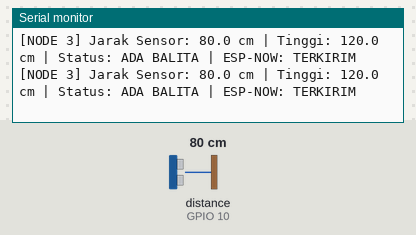
Bench run of a sketch on a simulated ESP32-C3. Parts: the last lines printed to the serial monitor. Wiring (inferred from the names in the program): ultrasonic range finder: trigger GPIO 1; echo GPIO 10. The inputs (shaded band) are chosen by the test bench; at power-on: distance to the obstacle (sensor on GPIO 10) 80 cm. The echo pulse lasts 58.3 µs per cm.

Above: at 2.2 s.
2.3 s: distance to the obstacle (sensor on GPIO 10) set to 2 cm
At 2.9 s:
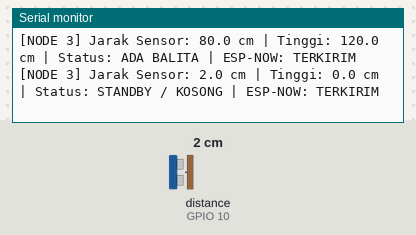
3.8 s: distance to the obstacle (sensor on GPIO 10) set to 4 cm
At 3.82 s:
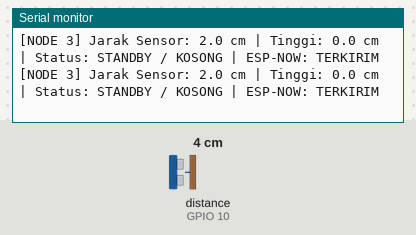
Timing chart, 0 to 6.8 s (numbered marks = the images above; inputs shaded):
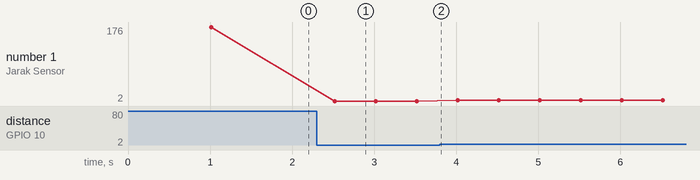

Measured:
- after the input at 2.3 s, the serial monitor: prints a new line after 0.22 s (image 1)
- plotted number 1: 176 → 2 after the input at 2.3 s

The sketch:

node3_tinggi.ino
```cpp
/* =================================================================================
 * SMART HEALTH POSYANDU IoT (V4 FIREBASE ECOSYSTEM)
 * NODE 3: ESP32-C3 - Pengukur Tinggi Badan Balita (HC-SR04 / VL6180X)
 *
 * Fitur:
 * - Pengukuran jarak pantul ke puncak kepala balita.
 * - Perhitungan tinggi balita otomatis: (Tinggi Tiang Acuan - Jarak Pantul).
 * - Filter Moving Average untuk kestabilan pembacaan milimeter/sentimeter.
 * - Deteksi otomatis ketika tidak ada balita di bawah tiang (tinggi kembali ke 0).
 * - Mengirimkan data tinggi badan (cm) via ESP-NOW Broadcast ke CYD Hub.
 *
 * Pinout ESP32-C3 (HC-SR04):
 * - TRIG Pin -> GPIO 1
 * - ECHO Pin -> GPIO 10 (dengan voltage divider R1=1k, R2=2k jika sensor 5V)
 * - VCC      -> 5V / 3.3V, GND -> GND
 * ================================================================================= */

#include <WiFi.h>
#include <esp_now.h>
#include <esp_wifi.h>

#define WIFI_CHANNEL 11

// ==========================================
// 1. KONFIGURASI HARDWARE & PARAMETER TIANG
// ==========================================
#define TRIG_PIN 1   // GPIO 1 -> Pin Trig HC-SR04
#define ECHO_PIN 10  // GPIO 10 -> Pin Echo HC-SR04

// Sesuaikan konstanta ini dengan tinggi fisik tiang pengukur Posyandu Anda:
const float TINGGI_TIANG_CM = 200.0; // Standar Acuan Tiang: 200.0 cm (2.0 Meter)
const float BATAS_MIN_BALITA = 30.0;  // Batas minimum tinggi bayi wajar (cm)
const float BATAS_MAX_BALITA = 190.0; // Batas maksimum tinggi wajar (cm)

// ==========================================
// 2. STRUKTUR PAKET ESP-NOW
// ==========================================
typedef struct struct_msg_tinggi {
  int node_id;         // 3 = Pengukur Tinggi Badan
  float tinggi_cm;     // Tinggi balita (cm) -> 200 - jarak (jika pas 200cm, nilai = 0cm)
  int status_kode;     // 0 = Normal, 1 = Kosong / Di Luar Rentang
  float raw_jarak_cm;  // Jarak pantul mentah sensor ke lantai (cm)
} struct_msg_tinggi;

struct_msg_tinggi myData;
uint8_t broadcastAddress[] = {0xFF, 0xFF, 0xFF, 0xFF, 0xFF, 0xFF};
esp_now_peer_info_t peerInfo;

// ==========================================
// 3. VARIABEL FILTER & TIMING
// ==========================================
const int FILTER_SAMPLES = 5;
float distanceBuffer[FILTER_SAMPLES];
int bufIndex = 0;

float currentTinggiCm = 0.0;
float lastDistanceMeasured = 0.0;
unsigned long lastMeasureTime = 0;
unsigned long lastSendTime = 0;
unsigned long lastSerialTime = 0;

// ==========================================
// 4. FUNGSI PENGUKURAN JARAK ULTRASONIK
// ==========================================
float ukurJarakCm() {
  // 1. Bersihkan pin Trigger
  digitalWrite(TRIG_PIN, LOW);
  delayMicroseconds(2);

  // 2. Kirim pulsa ultrasonik 10us
  digitalWrite(TRIG_PIN, HIGH);
  delayMicroseconds(10);
  digitalWrite(TRIG_PIN, LOW);

  // 3. Baca waktu pantul pulsa (timeout 25ms ~ 4 meter)
  long duration = pulseIn(ECHO_PIN, HIGH, 25000);

  if (duration == 0) {
    return -1.0; // Sensor timeout / tidak ada pantulan
  }

  // Kecepatan suara 0.0343 cm/us dibagi 2 (bolak-balik)
  float jarakCm = (duration * 0.0343) / 2.0;
  return jarakCm;
}

// ==========================================
// 5. SETUP
// ==========================================
void setup() {
  Serial.begin(115200);
  delay(1000);
  Serial.println("\n================================================");
  Serial.println("  [NODE 3] PENGUKUR TINGGI BALITA (HC-SR04)    ");
  Serial.println("================================================");

  pinMode(TRIG_PIN, OUTPUT);
  pinMode(ECHO_PIN, INPUT);

  // Inisialisasi buffer filter
  for (int i = 0; i < FILTER_SAMPLES; i++) {
    distanceBuffer[i] = TINGGI_TIANG_CM;
  }

  // Inisialisasi WiFi Station & ESP-NOW di Channel 11
  WiFi.mode(WIFI_STA);
  WiFi.disconnect();
  esp_wifi_set_promiscuous(true);
  esp_wifi_set_channel(WIFI_CHANNEL, WIFI_SECOND_CHAN_NONE);
  esp_wifi_set_promiscuous(false);

  if (esp_now_init() != ESP_OK) {
    Serial.println("[ERROR] Inisialisasi ESP-NOW Gagal!");
    return;
  }

  memcpy(peerInfo.peer_addr, broadcastAddress, 6);
  peerInfo.channel = WIFI_CHANNEL;
  peerInfo.encrypt = false;
  if (esp_now_add_peer(&peerInfo) != ESP_OK) {
    Serial.println("[ERROR] Gagal Daftarkan Peer Broadcast!");
  } else {
    Serial.printf("[OK] ESP-NOW Node 3 Siap Beroperasi di Channel %d.\n", WIFI_CHANNEL);
  }

  myData.node_id = 3;
  myData.tinggi_cm = 0.0;
  myData.status_kode = 1;
}

// ==========================================
// 6. LOOP UTAMA
// ==========================================
void loop() {
  // ----------------------------------------
  // A. BACA SENSOR & HITUNG TINGGI (Tiap 100ms)
  // ----------------------------------------
  if (millis() - lastMeasureTime >= 100) {
    lastMeasureTime = millis();

    float jarakPantul = ukurJarakCm();

    if (jarakPantul > 5.0 && jarakPantul < (TINGGI_TIANG_CM + 10.0)) {
      // Masukkan ke buffer rata-rata
      distanceBuffer[bufIndex] = jarakPantul;
      bufIndex = (bufIndex + 1) % FILTER_SAMPLES;

      float avgJarak = 0.0;
      for (int i = 0; i < FILTER_SAMPLES; i++) {
        avgJarak += distanceBuffer[i];
      }
      avgJarak /= (float)FILTER_SAMPLES;
      lastDistanceMeasured = avgJarak;

      // Hitung tinggi badan balita:
      float hitungTinggi = TINGGI_TIANG_CM - avgJarak;

      // Cek apakah ada objek/balita yang wajar:
      if (hitungTinggi >= BATAS_MIN_BALITA && hitungTinggi <= BATAS_MAX_BALITA) {
        currentTinggiCm = hitungTinggi;
        myData.status_kode = 0; // Terdeteksi balita
      } else {
        // Objek terlalu dekat dengan lantai atau tidak ada balita
        currentTinggiCm = 0.0;
        myData.status_kode = 1;
      }
    } else {
      // Sensor out of range / tiang kosong
      lastDistanceMeasured = jarakPantul;
      currentTinggiCm = 0.0;
      myData.status_kode = 1;
    }
  }

  // ----------------------------------------
  // B. TRANSMISI DATA ESP-NOW (Tiap 250ms)
  // ----------------------------------------
  if (millis() - lastSendTime >= 250) {
    lastSendTime = millis();

    // Pastikan channel tetap 11
    esp_wifi_set_channel(WIFI_CHANNEL, WIFI_SECOND_CHAN_NONE);

    myData.node_id = 3;
    myData.tinggi_cm = currentTinggiCm;
    myData.raw_jarak_cm = lastDistanceMeasured;

    esp_now_send(broadcastAddress, (uint8_t *)&myData, sizeof(myData));
  }

  // ----------------------------------------
  // C. SERIAL MONITOR DIAGNOSTIK (Tiap 500ms)
  // ----------------------------------------
  if (millis() - lastSerialTime >= 500) {
    lastSerialTime = millis();
    Serial.printf("[NODE 3] Jarak Sensor: %.1f cm | Tinggi: %.1f cm | Status: %s | ESP-NOW: TERKIRIM\n",
      lastDistanceMeasured,
      currentTinggiCm,
      myData.status_kode == 0 ? "ADA BALITA" : "STANDBY / KOSONG");
  }
}
```
